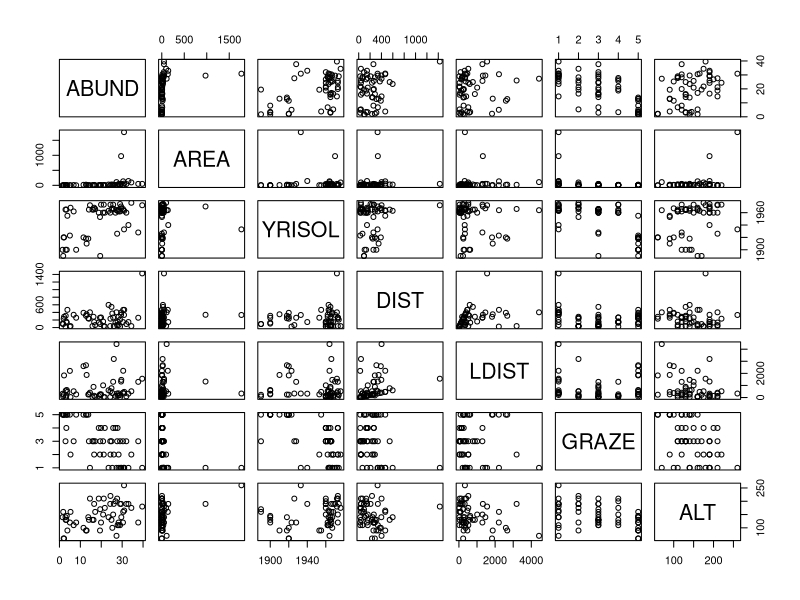
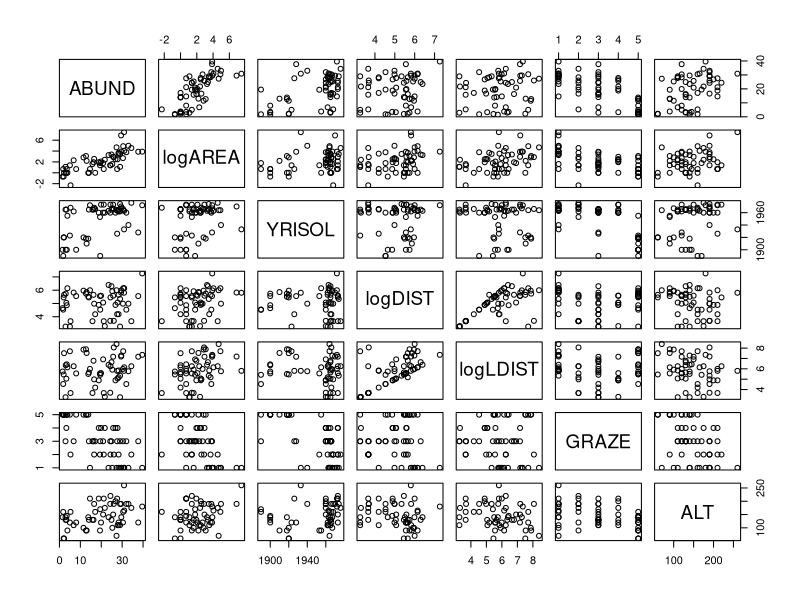
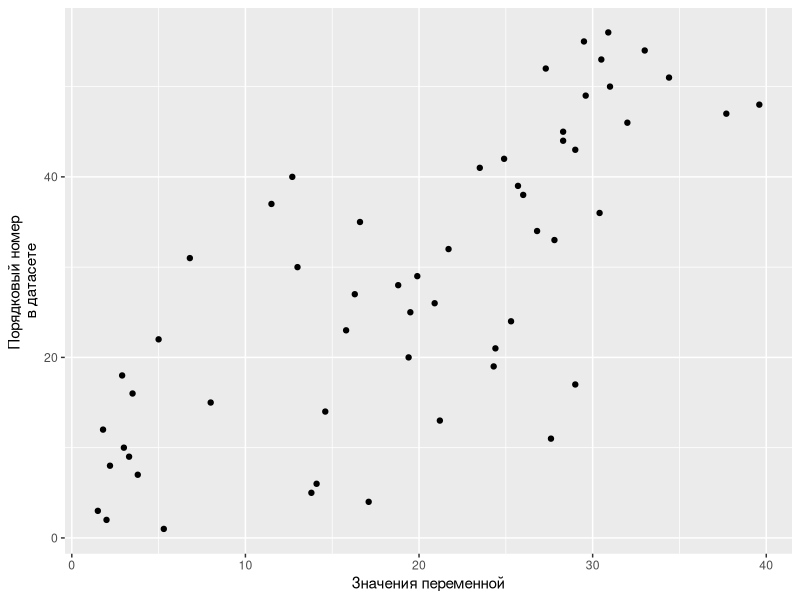
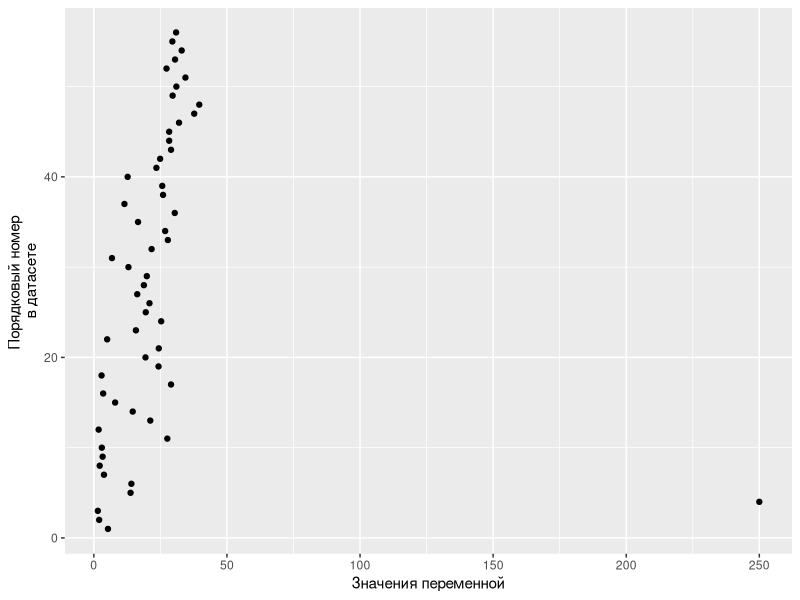
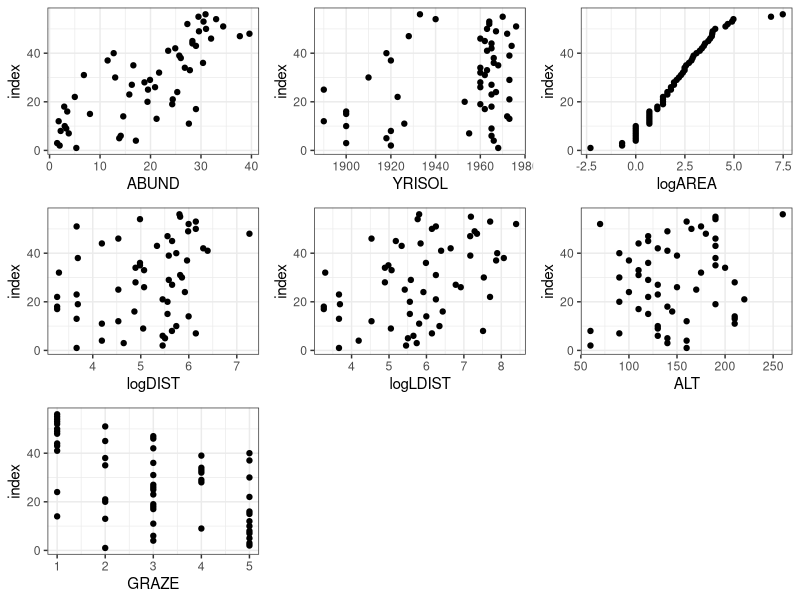
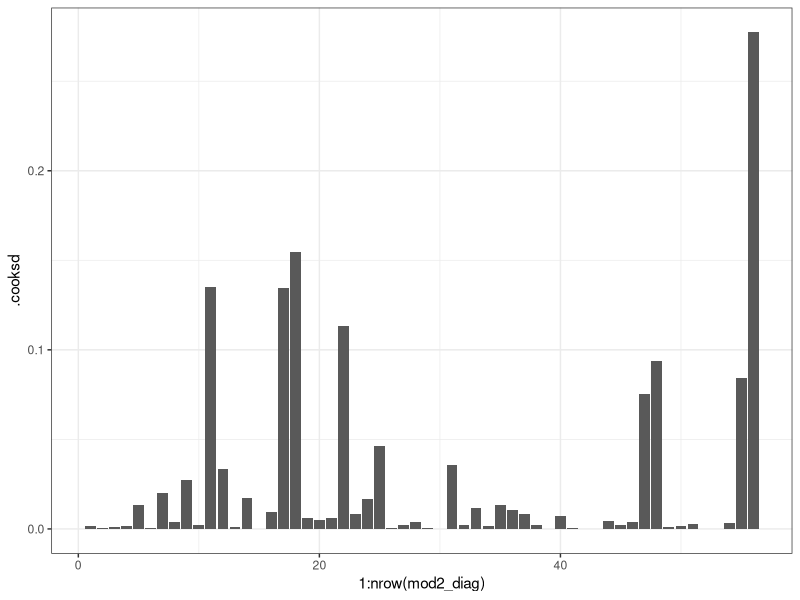
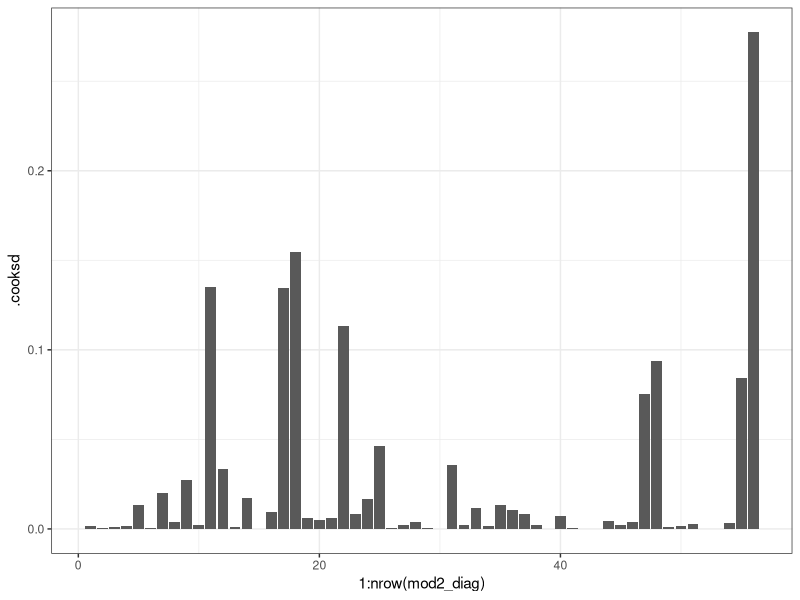
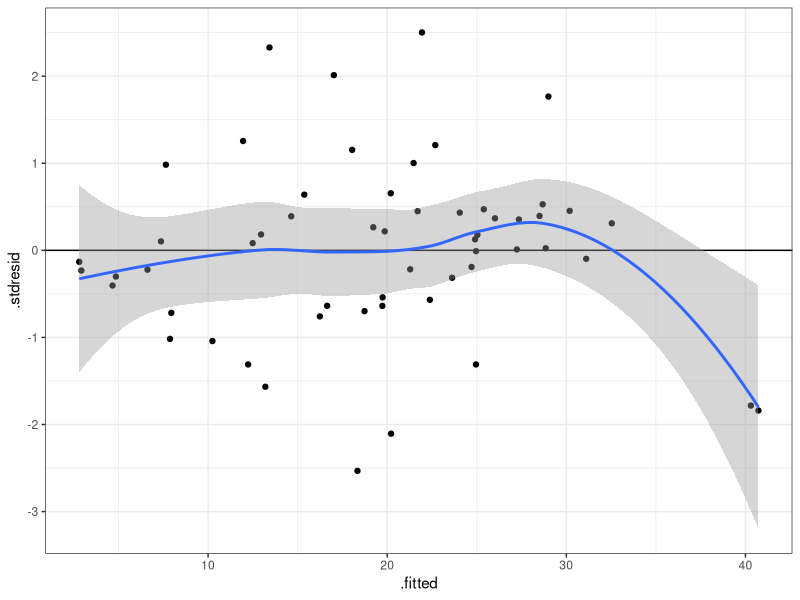

Here is the R script that generated these plots, in order: (Note: this script raises an error after producing the figures.)
# ---
# title: "Множественная регрессия"
# author: Марина Варфоломеева, Вадим Хайтов


# ## Пример: птицы в лесах Австралии ###############################
#
# Фрагментация лесных местообитаний - одна из важнейших проблем Австралии.
# От каких характеристик лесного участка зависит обилие птиц во фрагментированных лесных массивах? (Loyn, 1987)

# 56 лесных участков:
#
# - ABUND - обилие птиц
# - AREA - площадь участка
# - YRISOL - год изоляции участка
# - DIST - расстояние до ближайшего леса
# - LDIST - расстояние до ближайшего большого леса
# - GRAZE - пастбищная нагрузка (1-5)
# - ALT - высота над уровнем моря
#
# Пример из кн. Quinn, Keugh, 2002, данные из Loyn, 1987)


# ## Читаем данные
bird <- read.csv("data/loyn.csv")

# Все ли правильно открылось?
str(bird)

# Есть ли пропущенные значения?
colSums(is.na(bird))

# ## Можно ли ответить на вопрос таким методом?
round(cor(bird), 3)


# ## Знакомство с данными #################################
library(car)
pairs(bird)
# - обратите внимание на форму связи между переменными
# - шкалы переменных







# Трансформируем переменные
bird$logAREA <- log(bird$AREA)
bird$logDIST <- log(bird$DIST)
bird$logLDIST <- log(bird$LDIST)



pairs(bird[, c("ABUND", "logAREA", "YRISOL", "logDIST", "logLDIST", "GRAZE", "ALT")])

library(ggplot2)


# диаграмма Кливленда

ggplot(bird, aes(y = 1:nrow(bird), x = ABUND  )) + geom_point() +
  labs(y = 'Порядковый номер \nв датасете', x = 'Значения переменной')




# Продемонстрируем как работает диаграмма Кливленда

bird2 <- bird


bird2$ABUND[4] <- 250 # Например, ошибка в набивке данных


## Диаграмма Кливленда для всех переменных

ggplot(bird2, aes(y = 1:nrow(bird), x = ABUND  )) + geom_point() +
  labs(y = 'Порядковый номер \nв датасете', x = 'Значения переменной')


gg_dot <- ggplot(bird, aes(y = 1:nrow(bird))) + geom_point() + ylab('index')
Pl1 <- gg_dot + aes(x = ABUND)
Pl2 <- gg_dot + aes(x = YRISOL)
Pl3 <- gg_dot + aes(x = logAREA)
Pl4 <- gg_dot + aes(x = logDIST)
Pl5 <- gg_dot + aes(x = logLDIST)
Pl6 <- gg_dot + aes(x = ALT)
Pl7 <- gg_dot + aes(x = GRAZE)

library(cowplot) # пакет для группировки графиков
theme_set(theme_bw())
plot_grid(Pl1, Pl2, Pl3, Pl4, Pl5, Pl6,
          Pl7, ncol = 3, nrow = 3)


# Условия применимости линейной регрессии #######################

Mod <-



# ### Проверка на мультиколлинеарность ###########################
# ## Задание 1 ------------------------------------------------
#
# - Постройте множественную линейную регрессию для
# зависимости обилия птиц (`ABUND`) от других
# переменных (`logAREA`, `YRISOL`, `logDIST`,
# `logLDIST`, `GRAZE`, `ALT`)
#
# ABUND_i = b_0 + b_1 logAREA_i + b_2 YRISOL_i   +
#               + b_3 logDIST_i + b_4 logLDIST_i +
#               + b_5 GRAZE_i   + b_6 ALT_i      + e_i
#
# - Используйте функцию `vif()`, чтобы проверить,
# коллинеарны ли предикторы.
#
# Дополните код:
names(bird)

mod1 <- lm(formula = ABUND ~ logAREA + YRISOL + logDIST + logLDIST + GRAZE + ALT, data = bird)



vif(mod1)

mod2 <- update(mod1, .~. - GRAZE)

vif(mod2)





# ## Уравнение модели ###################################################
# Модель, с которой мы теперь работаем
# ABUND_i = b_0 + b_1 logAREA_i + b_2 YRISOL_i   +
#               + b_3 logDIST_i + b_4 logLDIST_i +
#               + b_5 ALT_i     + e_i



# ## Задание 2 ------------------------------------------------------------
# Проверьте, выполняются ли условия применимости
# для модели `mod2`. Дополните код:
library()
mod2_diag <- data.frame(fortify(mod2), bird$GRAZE)
# 1) График расстояния Кука


ggplot(data = mod2_diag, aes(x = 1:nrow(mod2_diag), y = .cooksd)) + geom_bar(stat = "identity")

ggplot(data = mod2_diag, aes(x = 1:nrow(mod2_diag), y = .cooksd)) + geom_col()



# 2) График остатков от предсказанных значений
gg_resid <- ggplot(data = mod2_diag, aes(x = .fitted, y = .stdresid)) + geom_point() + geom_hline(yintercept = 0) + geom_smooth(method = "loess")
gg_resid

names(bird)

# 3) Графики остатков от предикторов в модели и нет
res_1 <- gg_resid + aes(x = logAREA)
res_1
res_2 <- gg_resid + aes(x = YRISOL)
res_3 <- gg_resid + aes(x = logDIST)
res_4 <- gg_resid + aes(x = logLDIST)
res_5 <- gg_resid + aes(x = ALT)
res_6 <- ggplot(data = mod2_diag, aes(x = bird.GRAZE, y = .stdresid)) + geom_point() + geom_hline(yintercept = 0) + geom_smooth(method = "loess")

# все графики вместе
library(gridExtra)
grid.arrange(res_1, res_2, res_3, res_4, res_5, res_6, nrow = 2)


# 4) Квантильный график остатков
library(car)
qqPlot(mod2)



# # Сравнение силы влияния разных предикторов #################################
summary(mod2)


# ## Какой из предикторов оказывает наиболее сильное влияние?
coef(summary(mod2))

# ## Какой из предикторов оказывает наиболее сильное влияние?
mod2_scaled <- lm(ABUND ~ scale(logAREA) + scale(YRISOL) + scale(logDIST) +
                          scale(logLDIST) + scale(ALT), data = bird)

summary(mod2_scaled)

coef(summary(mod2_scaled))
